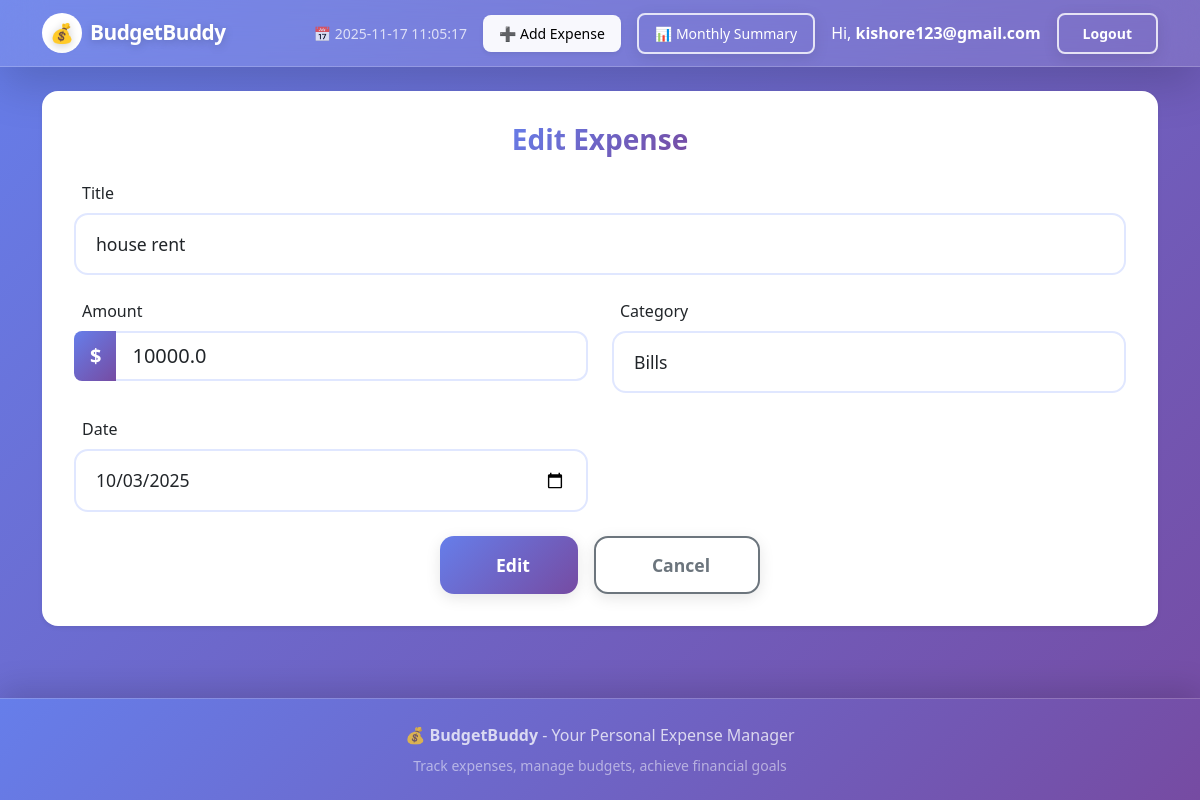
/edit/2 (signed in), run on the app's committed database.
### app.py (models this page shows, shortened)
class User(db.Model):
    id = db.Column(db.Integer, primary_key=True)
    username = db.Column(db.String(120), unique=True, nullable=False)
    password = db.Column(db.String(200), nullable=False)

class Expense(db.Model):
    id = db.Column(db.Integer, primary_key=True)
    title = db.Column(db.String(120), nullable=False)
    amount = db.Column(db.Float, nullable=False)
    category = db.Column(db.String(50), nullable=False)
    date = db.Column(db.Date, nullable=False, default=datetime.utcnow)
    user_id = db.Column(db.Integer, db.ForeignKey('user.id'), nullable=True)

### app.py (the view, shortened to what this page needs)
@app.route('/edit/<int:expense_id>', methods=['GET', 'POST'])
@login_required
def edit_expense(expense_id):
    expense = Expense.query.get_or_404(expense_id)
    return render_template('add_edit.html', action='Edit', expense=expense)

### app.py (called while the page is built)
@app.context_processor
def inject_now():
    def now(fmt: Optional[str] = None):
        if fmt:
            return datetime.utcnow().strftime(fmt)
        return datetime.utcnow().strftime('%Y-%m-%d %H:%M:%S')
    return {'now': now}

def login_required(f):
    @wraps(f)
    def wrapper(*args, **kwargs):
        if 'user_id' not in session:
            flash("Please log in to continue", "warning")
            return redirect(url_for('login', next=request.path))
        return f(*args, **kwargs)
    return wrapper

def current_user():
    if 'user_id' in session:
        return User.query.get(session['user_id'])
    return None

@app.context_processor
def inject_user():
    return {'current_user': current_user()}

### templates/add_edit.html (shortened to what this page needs)
{% extends 'base.html' %}
{% block content %}
<div class="card shadow-sm animate-card">
  <div class="card-body">
    <h3 class="card-title mb-4 text-center">
      <span class="gradient-text">{{ action }} Expense</span>
    </h3>
    <form method="post" id="expenseForm" novalidate>
      <div class="row g-4">
        <div class="col-12">
          <label class="form-label">
            Title
          </label>
          <input type="text" name="title" class="form-control form-control-lg"
                 value="{{ expense.title if expense else '' }}"
                 placeholder="Enter expense title" required>
        </div>
        <div class="col-md-6">
          <label class="form-label">
            Amount
          </label>
          <div class="input-group input-group-lg">
            <span class="input-group-text">$</span>
            <input type="number" step="0.01" name="amount" class="form-control"
                   value="{{ expense.amount if expense else '' }}"
                   placeholder="0.00" required>
          </div>
        </div>
        <div class="col-md-6">
          <label class="form-label">
            Category
          </label>
          <select name="category" class="form-select form-select-lg" required>
            {% for cat in ['Food', 'Travel', 'Bills'] %}
            <option value="{{ cat }}" {% if expense and expense.category==cat %}selected{% endif %}>
              {{ cat }}
            </option>
            {% endfor %}
          </select>
        </div>
        <div class="col-md-6">
          <label class="form-label">
            Date
          </label>
          <input type="date" name="date" class="form-control form-control-lg"
                 value="{{ expense.date.strftime('%Y-%m-%d') if expense else '' }}" required>
        </div>
        <div class="col-12 mt-4">
          <div class="d-flex gap-3 justify-content-center">
            <button type="submit" class="btn btn-primary btn-lg px-5">
              {{ action }}
            </button>
            <a href="{{ url_for('index') }}" class="btn btn-outline-secondary btn-lg px-5">
              Cancel
            </a>
          </div>
        </div>
      </div>
    </form>
  </div>
</div>
{% endblock %}

### templates/base.html (shortened to what this page needs)
<!doctype html>
<html lang="en">
  <head>
    <link href="https://cdn.jsdelivr.net/npm/bootstrap@5.3.0/dist/css/bootstrap.min.css" rel="stylesheet">
    <link rel="stylesheet" href="{{ url_for('static', filename='style.css') }}">
  </head>
  <body>
    <nav class="navbar navbar-expand-lg navbar-dark shadow-lg" style="background: linear-gradient(135deg, #667eea 0%, #764ba2 100%);">
      <div class="container">
        <a class="navbar-brand fw-bold d-flex align-items-center gap-2" href="{{ url_for('index') }}">
          <span class="badge bg-white text-primary rounded-circle d-flex align-items-center justify-content-center" style="width: 40px; height: 40px; font-size: 1.2rem;">💰</span>
          <span style="font-size: 1.3rem; letter-spacing: -0.5px;">BudgetBuddy</span>
        </a>
        <div class="collapse navbar-collapse justify-content-end" id="navbarNav">
          <div class="d-flex flex-column flex-lg-row align-items-lg-center gap-3 mt-3 mt-lg-0">
            <small class="text-white opacity-75 d-none d-lg-block">
              📅 {{ (now()|default('')) }}
            </small>
            <a class="btn btn-light btn-sm px-3 shadow-sm" href="{{ url_for('add_expense') }}" style="border-radius: 8px; font-weight: 500;">
              ➕ Add Expense
            </a>
            <a class="btn btn-outline-light btn-sm px-3" href="{{ url_for('monthly_summary') }}" style="border-radius: 8px; font-weight: 500;">
              📊 Monthly Summary
            </a>
            <div class="d-flex align-items-center gap-2">
              {% if current_user %}
                <span class="text-white d-none d-md-inline me-2">Hi, <strong>{{ current_user.username }}</strong></span>
                <a href="{{ url_for('logout') }}" class="btn btn-outline-light btn-sm" style="border-radius: 8px;">Logout</a>
              {% else %}
                <a href="{{ url_for('login') }}" class="btn btn-light btn-sm" style="border-radius: 8px;">Login</a>
                <a href="{{ url_for('signup') }}" class="btn btn-link text-white text-decoration-none d-none d-lg-inline">Sign up</a>
              {% endif %}
            </div>
          </div>
        </div>
      </div>
    </nav>
    <div class="container py-4">
      <div id="page" class="fade-in show">
        {% block content %}{% endblock %}
      </div>
    </div>
    <footer class="mt-5 py-4 text-white text-center" style="background: linear-gradient(135deg, #667eea 0%, #764ba2 100%);">
      <div class="container">
        <p class="mb-2 opacity-75">
          💰 <strong>BudgetBuddy</strong> - Your Personal Expense Manager
        </p>
        <p class="small mb-0 opacity-50">
          Track expenses, manage budgets, achieve financial goals
        </p>
      </div>
    </footer>
  </body>
</html>

### static/style.css (style rules this page uses)
body { font-family: system-ui, -apple-system, "Segoe UI", Roboto, "Helvetica Neue", Arial; background: linear-gradient(135deg, #667eea 0%, #764ba2 100%); background-attachment: fixed; min-height: 100vh; display: flex; flex-direction: column; }
html, body { height: 100%; }
body > .container { flex: 1; }
.navbar { backdrop-filter: blur(20px); background: rgba(255, 255, 255, 0.1) !important; border-bottom: 1px solid rgba(255, 255, 255, 0.2); box-shadow: 0 4px 30px rgba(0, 0, 0, 0.1); }
.navbar-brand { font-weight: 700; font-size: 1.5rem; color: white !important; transition: all 0.3s ease; text-shadow: 0 2px 10px rgba(0, 0, 0, 0.2); }
.navbar .btn { transition: all 0.3s ease; font-weight: 600; padding: 0.5rem 1.5rem; }
.navbar .btn-light { background: rgba(255, 255, 255, 0.95); border: none; box-shadow: 0 4px 15px rgba(0, 0, 0, 0.1); }
.navbar .btn-outline-light { border: 2px solid rgba(255, 255, 255, 0.8); color: white; }
footer { margin-top: auto; box-shadow: 0 -8px 30px rgba(0, 0, 0, 0.15); backdrop-filter: blur(10px); background: rgba(255, 255, 255, 0.1); border-top: 1px solid rgba(255, 255, 255, 0.2); color: white; font-weight: 500; }
.fade-in { opacity: 0; transform: translateY(15px); transition: all .5s cubic-bezier(.2,.8,.2,1); }
.fade-in.show { opacity: 1; transform: translateY(0); }
.animate-card { animation: lift .5s ease both; }
.form-control, .form-select { border-radius: 12px; border: 2px solid #e0e7ff; transition: all 0.3s ease; padding: 0.75rem 1rem; font-size: 1rem; background: white; }
.form-control-lg, .form-select-lg { padding: 1rem 1.25rem; font-size: 1.1rem; border-radius: 14px; }
.input-group-text { background: linear-gradient(135deg, #667eea 0%, #764ba2 100%); color: white; border: none; border-radius: 12px 0 0 12px; font-weight: 600; }
.input-group .form-control { border-left: none; border-radius: 0 12px 12px 0; }
.btn { border-radius: 12px; font-weight: 600; transition: all 0.3s cubic-bezier(.2,.8,.2,1); box-shadow: 0 4px 15px rgba(0, 0, 0, 0.1); }
.btn-primary { background: linear-gradient(135deg, #667eea 0%, #764ba2 100%); border: none; position: relative; overflow: hidden; }
.btn-primary::before { content: ''; position: absolute; top: 0; left: -100%; width: 100%; height: 100%; background: linear-gradient(90deg, transparent, rgba(255, 255, 255, 0.3), transparent); transition: all 0.5s ease; }
.btn-outline-secondary { border: 2px solid #6c757d; background: white; }
.btn-lg { padding: 0.875rem 2rem; font-size: 1.1rem; border-radius: 14px; }
.card { border-radius: 16px; border: none; box-shadow: 0 8px 30px rgba(0, 0, 0, 0.08); transition: all 0.3s ease; }
.card-body { padding: 2rem; }
.card-title { font-weight: 700; color: #1f2937; }
.gradient-text { background: linear-gradient(135deg, #667eea 0%, #764ba2 100%); -webkit-background-clip: text; -webkit-text-fill-color: transparent; background-clip: text; }

### data on the page
User: username "kishore123@gmail.com"
Expense: title "house rent", amount "10000.0", category "Bills", date "10/03/2025"

### other printed values
{{ action }} "Edit"
